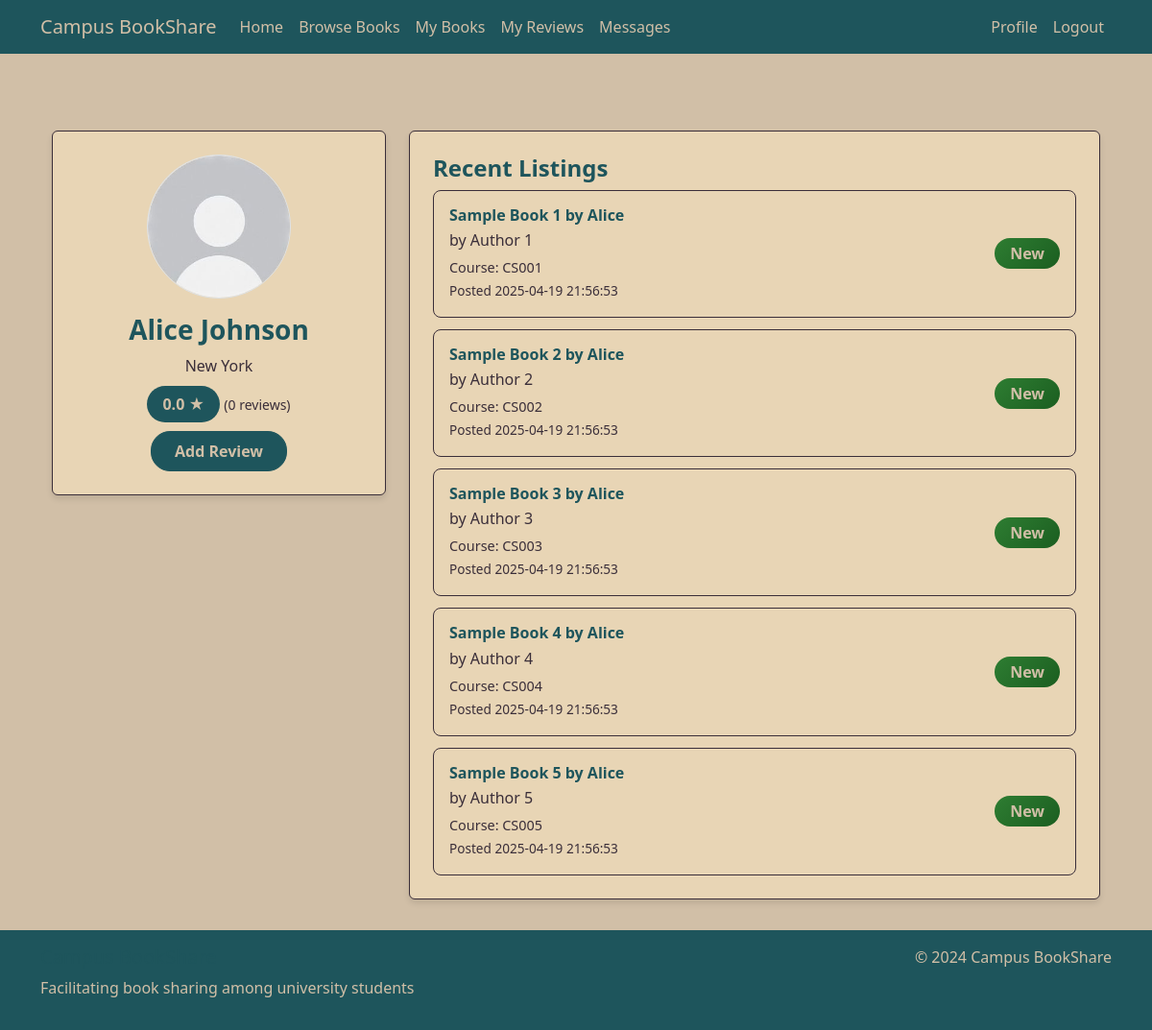
The app's page /view_profile/5 (signed in) with its own data.
### tables this page shows
CREATE TABLE Users (
        user_id INTEGER PRIMARY KEY AUTOINCREMENT,
        name TEXT NOT NULL,
        email TEXT NOT NULL UNIQUE,
        password TEXT NOT NULL,
        profile_image TEXT,
        location TEXT
    );

CREATE TABLE Books (
        book_id INTEGER PRIMARY KEY AUTOINCREMENT,
        user_id INTEGER,
        title TEXT NOT NULL,
        author TEXT,
        ISBN TEXT,
        subject TEXT,
        course_code TEXT,
        condition TEXT,
        availability TEXT NOT NULL,
        date_posted TEXT NOT NULL,
        FOREIGN KEY (user_id) REFERENCES Users(user_id)
    );

### app.py (the view)
@app.route('/view_profile/<int:user_id>')
@login_required
def view_profile(user_id):
    try:
        user = get_db_connection().execute(
            'SELECT * FROM Users WHERE user_id = ?',
            (user_id,)
        ).fetchone()
        if not user:
            flash('User not found.', 'danger')
            return redirect(url_for('home'))
        recent_listings = get_db_connection().execute(
            '''
            SELECT b.*
            FROM Books b
            WHERE b.user_id = ?
            ORDER BY b.date_posted DESC
            LIMIT 5
            ''',
            (user_id,)
        ).fetchall()
        rating_result = get_db_connection().execute(
            '''
            SELECT AVG(rating) as avg_rating, COUNT(*) as review_count
            FROM Reviews
            WHERE user_id = ?
            ''',
            (user_id,)
        ).fetchone()
        avg_rating = rating_result['avg_rating'] if rating_result['avg_rating'] else 0
        review_count = rating_result['review_count'] if rating_result['review_count'] else 0
        return render_template('view_profile.html',
                             user=user,
                             recent_listings=recent_listings,
                             avg_rating=avg_rating,
                             review_count=review_count)
    except Exception as e:
        flash('An error occurred while loading the profile.', 'danger')
        return redirect(url_for('home'))

### app.py (called while the page is built)
def get_db_connection():
    conn = sqlite3.connect('database.db')
    conn.row_factory = sqlite3.Row
    return conn

def login_required(f):
    @wraps(f)
    def decorated_function(*args, **kwargs):
        if 'user_id' not in session:
            flash('Please log in to access this page.', 'warning')
            return redirect(url_for('login'))
        return f(*args, **kwargs) # Returns original function if logged in
    return decorated_function

### templates/view_profile.html
{% extends "base.html" %}
{% block content %}
<div class="container profile-view-container">
    <div class="row">
        <div class="col-md-4">
            <div class="card profile-view-card">
                <div class="card-body text-center">
                    <div class="mb-3">
                        {% if user.profile_image %}
                        <img src="{{ user.profile_image }}"
                            class="rounded-circle border profile-image"
                            alt="Profile picture">
                        {% else %}
                        <div class="default-avatar rounded-circle border d-flex align-items-center justify-content-center mx-auto">
                            <span>{{ user.name[0]|upper }}</span>
                        </div>
                        {% endif %}
                    </div>
                    <h3 class="card-title">{{ user.name }}</h3>
                    <p class="text-muted">{{ user.location }}</p>
                    <div class="mb-3">
                        <span class="profile-rating">{{ "%.1f"|format(avg_rating) }} ★</span>
                        <small class="text-muted">({{ review_count }} reviews)</small>
                    </div>
                    {% if user.user_id != session['user_id'] %}
                    <a href="{{ url_for('add_review', user_id=user.user_id) }}" class="btn btn-primary">Add Review</a>
                    {% endif %}
                </div>
            </div>
        </div>
        <div class="col-md-8">
            <div class="card profile-view-card">
                <div class="card-body">
                    <h4 class="card-title">Recent Listings</h4>
                    {% if recent_listings %}
                    <div class="list-group profile-recent-listings">
                        {% for book in recent_listings %}
                        <div class="list-group-item">
                            <div class="d-flex justify-content-between align-items-center">
                                <div>
                                    <h6 class="book-title">{{ book.title }}</h6>
                                    <p class="book-subtitle mb-1">by {{ book.author }}</p>
                                    <small class="book-meta">Course: {{ book.course_code }}</small><br>
                                    <small class="book-date">Posted {{ book.date_posted }}</small>
                                </div>
                                <span class="badge badge-reviews" data-condition="{{ book.condition }}">{{ book.condition }}</span>
                            </div>
                        </div>
                        {% endfor %}
                    </div>
                    {% else %}
                    <p class="text-muted">No listings found.</p>
                    {% endif %}
                </div>
            </div>
        </div>
    </div>
</div>
{% endblock %}

### static/css/style.css (style rules this page uses)
body { background-color: #D1BFA7; color: #1E555C; min-height: 100vh; display: flex; flex-direction: column; }
.btn-primary { background-color: #1E555C; border-color: #1E555C; color: #D1BFA7; font-weight: 600; padding: 0.5rem 1.5rem; border-radius: 20px; }
.card { background-color: #E8D5B5; border: 1px solid #3A2E39; box-shadow: 0 4px 6px rgba(0, 0, 0, 0.1); }
.card-body { color: #1E555C; padding: 1.5rem; }
h1, h2, h3, h4, h5, h6 { color: #1E555C; }
.text-muted { color: #3A2E39 !important; }
.badge-reviews { background-color: #3A2E39; color: #D1BFA7; padding: 0.5rem 1rem; font-size: 1rem; border-radius: 0.25rem; }
.badge-reviews[data-condition="New"] { background: linear-gradient(135deg, #2E7D32, #1B5E20); color: #D1BFA7; }
.book-title { color: #1E555C; font-weight: 600; margin-bottom: 0.5rem; }
.book-subtitle { color: #3A2E39; font-weight: 500; margin-bottom: 1rem; }
.book-meta { color: #3A2E39; font-size: 0.9rem; }
.book-date { color: #3A2E39; font-size: 0.85rem; }
.profile-recent-listings .book-title { color: #1E555C; font-weight: 600; margin-bottom: 0.5rem; }
.profile-recent-listings .book-subtitle { color: #3A2E39; font-weight: 500; margin-bottom: 1rem; }
.profile-recent-listings .book-meta { color: #3A2E39; font-size: 0.9rem; }
.profile-recent-listings .book-date { color: #3A2E39; font-size: 0.85rem; }
.profile-recent-listings .badge { background-color: #1E555C; color: #D1BFA7; padding: 0.5rem 1rem; font-weight: 600; border-radius: 20px; }
.profile-recent-listings { background-color: transparent; border: none; }
.profile-recent-listings .list-group-item { background-color: #E8D5B5; border: 1px solid #3A2E39; margin-bottom: 0.75rem; border-radius: 8px; padding: 1rem; }
.profile-recent-listings .list-group-item:last-child { margin-bottom: 0; }
.profile-recent-listings .book-title { color: #1E555C; font-weight: 600; margin-bottom: 0.25rem; }
.profile-view-container { margin-top: 2rem; }
.profile-view-card { background-color: #E8D5B5; border: 1px solid #3A2E39; box-shadow: 0 4px 6px rgba(0, 0, 0, 0.1); }
.profile-view-card .card-body { padding: 1.5rem; }
.profile-view-card .card-title { color: #1E555C; font-weight: 600; margin-bottom: 0.5rem; }
.profile-view-card .profile-rating { background-color: #1E555C; color: #D1BFA7; padding: 0.5rem 1rem; border-radius: 20px; font-weight: 600; }
.profile-image { width: 150px; height: 150px; object-fit: cover; }

### records on screen
Users: profile_image (placeholder picture), name "Alice Johnson", location "New York"
Books: title "Sample Book 1 by Alice", author "Author 1", course_code "CS001", date_posted "2025-04-19 21:56:53", condition "New"
Books: title "Sample Book 2 by Alice", author "Author 2", course_code "CS002", date_posted "2025-04-19 21:56:53", condition "New"
Books: title "Sample Book 3 by Alice", author "Author 3", course_code "CS003", date_posted "2025-04-19 21:56:53", condition "New"
Books: title "Sample Book 4 by Alice", author "Author 4", course_code "CS004", date_posted "2025-04-19 21:56:53", condition "New"
Books: title "Sample Book 5 by Alice", author "Author 5", course_code "CS005", date_posted "2025-04-19 21:56:53", condition "New"

### other values on screen
{{ "%.1f"|format(avg_rating) }} "0.0"
{{ review_count }} "0"
